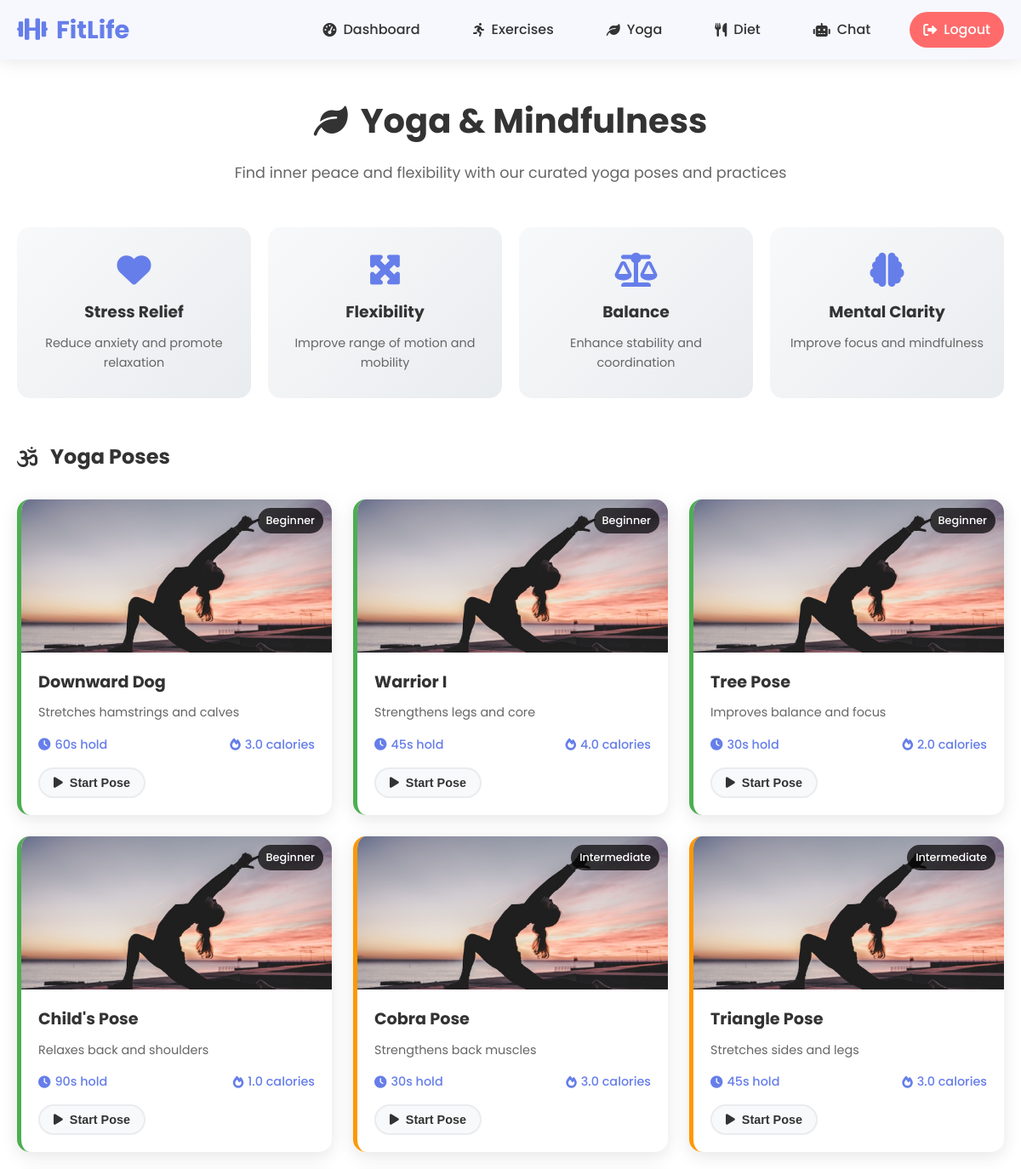
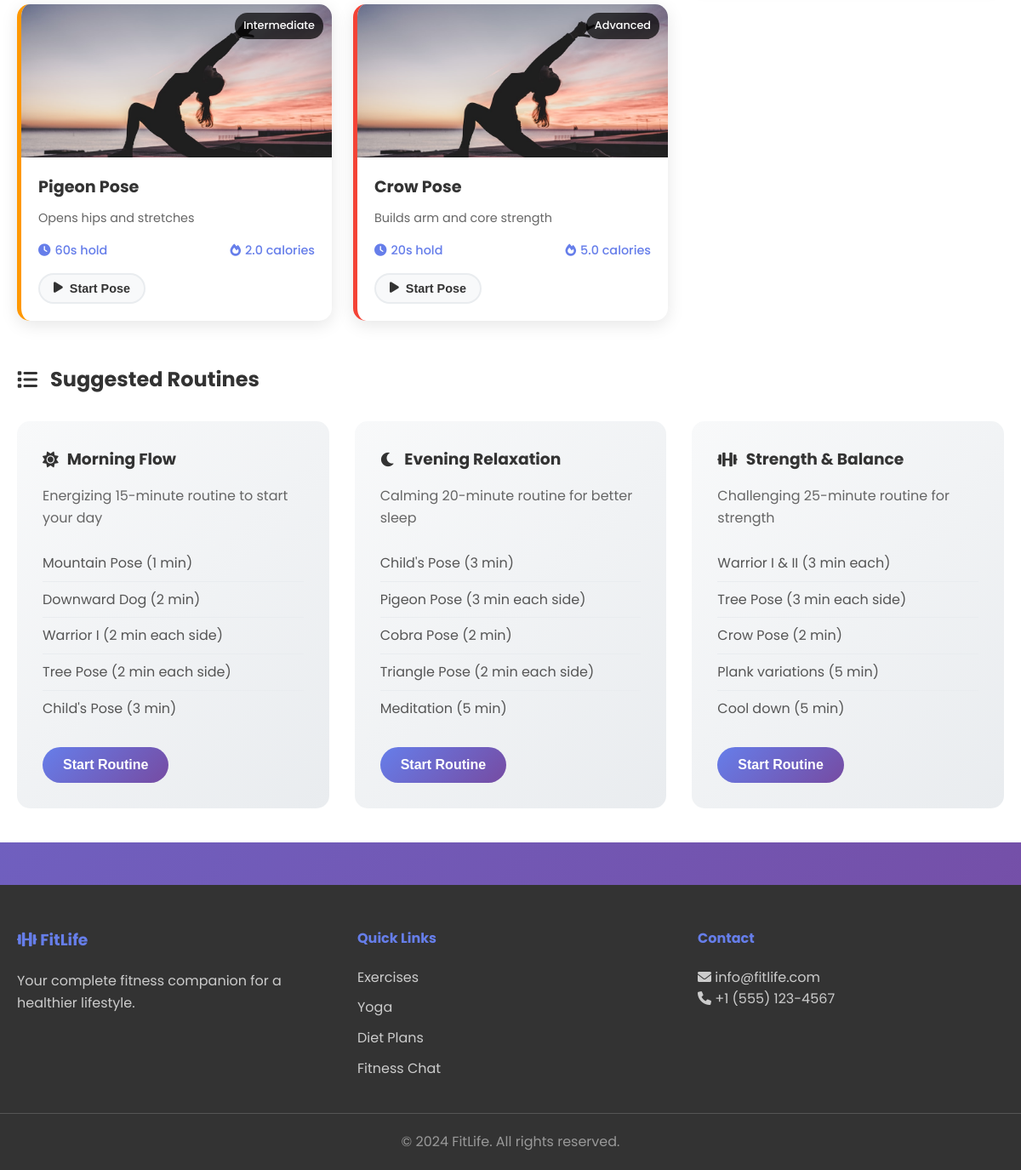
/yoga (signed in), run on the app's committed database (2 pictures, top to bottom).
### models.py (models this page shows)
class YogaPose(Base):
    __tablename__ = 'yoga_poses'
    id = Column(Integer, primary_key=True)
    name = Column(String(100), nullable=False)
    benefits = Column(Text)
    hold_time = Column(Integer)  # in seconds
    calories_burned = Column(Float)
    difficulty = Column(String(20))  # beginner, intermediate, advanced
    image_url = Column(String(200), default='yoga_placeholder.jpg')

### app.py (the view)
@app.route('/yoga')
def yoga():
  if 'user_id' not in session:
      return redirect(url_for('login'))
  db_session = get_db_session()
  yoga_poses = db_session.query(YogaPose).all()
  db_session.close()
  return render_template('yoga.html', yoga_poses=yoga_poses)

### app.py (called while the page is built)
def get_db_session():
  return Session()

### templates/yoga.html (shortened to what this page needs)
{% extends "base.html" %}
{% block content %}
<div class="yoga-container">
    <div class="page-header">
        <h1><i class="fas fa-leaf"></i> Yoga & Mindfulness</h1>
        <p>Find inner peace and flexibility with our curated yoga poses and practices</p>
    </div>
    <div class="yoga-benefits">
        <div class="benefit-card">
            <i class="fas fa-heart"></i>
            <h3>Stress Relief</h3>
            <p>Reduce anxiety and promote relaxation</p>
        </div>
        <div class="benefit-card">
            <i class="fas fa-expand-arrows-alt"></i>
            <h3>Flexibility</h3>
            <p>Improve range of motion and mobility</p>
        </div>
        <div class="benefit-card">
            <i class="fas fa-balance-scale"></i>
            <h3>Balance</h3>
            <p>Enhance stability and coordination</p>
        </div>
        <div class="benefit-card">
            <i class="fas fa-brain"></i>
            <h3>Mental Clarity</h3>
            <p>Improve focus and mindfulness</p>
        </div>
    </div>
    <div class="yoga-poses">
        <h2><i class="fas fa-om"></i> Yoga Poses</h2>
        <div class="poses-grid">
            {% for pose in yoga_poses %}
                <div class="pose-card difficulty-{{ pose.difficulty }}">
                    <div class="pose-image">
                        <img src="/static/images/{{ pose.image_url }}" alt="{{ pose.name }}" onerror="this.src='/static/images/yoga_placeholder.jpg'">
                        <div class="difficulty-badge">{{ pose.difficulty.title() }}</div>
                    </div>
                    <div class="pose-info">
                        <h3>{{ pose.name }}</h3>
                        <p class="pose-benefits">{{ pose.benefits }}</p>
                        <div class="pose-stats">
                            <div class="stat">
                                <i class="fas fa-clock"></i>
                                <span>{{ pose.hold_time }}s hold</span>
                            </div>
                            <div class="stat">
                                <i class="fas fa-fire"></i>
                                <span>{{ pose.calories_burned }} calories</span>
                            </div>
                        </div>
                        <button class="btn btn-secondary btn-small" onclick="startPoseTimer({{ pose.hold_time }}, '{{ pose.name }}')">
                            <i class="fas fa-play"></i> Start Pose
                        </button>
                    </div>
                </div>
            {% endfor %}
        </div>
    </div>
    <div class="yoga-routines">
        <h2><i class="fas fa-list"></i> Suggested Routines</h2>
        <div class="routines-grid">
            <div class="routine-card">
                <h3><i class="fas fa-sun"></i> Morning Flow</h3>
                <p>Energizing 15-minute routine to start your day</p>
                <ul>
                    <li>Mountain Pose (1 min)</li>
                    <li>Downward Dog (2 min)</li>
                    <li>Warrior I (2 min each side)</li>
                    <li>Tree Pose (2 min each side)</li>
                    <li>Child's Pose (3 min)</li>
                </ul>
                <button class="btn btn-primary">Start Routine</button>
            </div>
            <div class="routine-card">
                <h3><i class="fas fa-moon"></i> Evening Relaxation</h3>
                <p>Calming 20-minute routine for better sleep</p>
                <ul>
                    <li>Child's Pose (3 min)</li>
                    <li>Pigeon Pose (3 min each side)</li>
                    <li>Cobra Pose (2 min)</li>
                    <li>Triangle Pose (2 min each side)</li>
                    <li>Meditation (5 min)</li>
                </ul>
                <button class="btn btn-primary">Start Routine</button>
            </div>
            <div class="routine-card">
                <h3><i class="fas fa-dumbbell"></i> Strength & Balance</h3>
                <p>Challenging 25-minute routine for strength</p>
                <ul>
                    <li>Warrior I & II (3 min each)</li>
                    <li>Tree Pose (3 min each side)</li>
                    <li>Crow Pose (2 min)</li>
                    <li>Plank variations (5 min)</li>
                    <li>Cool down (5 min)</li>
                </ul>
                <button class="btn btn-primary">Start Routine</button>
            </div>
        </div>
    </div>
</div>
{% endblock %}

### static/css/style.css (style rules this page uses)
* { margin: 0; padding: 0; box-sizing: border-box; }
body { font-family: "Poppins", sans-serif; line-height: 1.6; color: #333; background: linear-gradient(135deg, #667eea 0%, #764ba2 100%); min-height: 100vh; }
.btn { display: inline-flex; align-items: center; gap: 8px; padding: 12px 24px; border: none; border-radius: 25px; font-weight: 600; text-decoration: none; cursor: pointer; transition: all 0.3s ease; font-size: 1rem; }
.btn-primary { background: linear-gradient(135deg, #667eea, #764ba2); color: white; }
.btn-secondary { background: #f8f9fa; color: #333; border: 2px solid #e9ecef; }
.btn-small { padding: 8px 16px; font-size: 0.9rem; }
.page-header { text-align: center; margin-bottom: 50px; }
.page-header h1 { font-size: 2.5rem; color: #333; margin-bottom: 15px; display: flex; align-items: center; justify-content: center; gap: 15px; }
.page-header p { color: #666; font-size: 1.1rem; }
.stat { display: flex; align-items: center; gap: 5px; color: #667eea; font-size: 0.9rem; font-weight: 500; }
.yoga-container { padding: 40px 20px; max-width: 1200px; margin: 0 auto; background: white; min-height: 90vh; }
.yoga-benefits { display: grid; grid-template-columns: repeat(auto-fit, minmax(200px, 1fr)); gap: 20px; margin-bottom: 50px; }
.benefit-card { text-align: center; padding: 30px 20px; background: linear-gradient(135deg, #f8f9fa, #e9ecef); border-radius: 15px; transition: all 0.3s ease; }
.benefit-card i { font-size: 2.5rem; color: #667eea; margin-bottom: 15px; }
.benefit-card h3 { color: #333; margin-bottom: 10px; }
.benefit-card p { color: #666; font-size: 0.9rem; }
.yoga-poses h2 { color: #333; margin-bottom: 30px; display: flex; align-items: center; gap: 15px; }
.poses-grid { display: grid; grid-template-columns: repeat(auto-fill, minmax(280px, 1fr)); gap: 25px; margin-bottom: 50px; }
.pose-card { background: white; border-radius: 15px; overflow: hidden; box-shadow: 0 5px 20px rgba(0, 0, 0, 0.1); transition: all 0.3s ease; border-left: 5px solid #667eea; }
.pose-card.difficulty-beginner { border-left-color: #4caf50; }
.pose-card.difficulty-intermediate { border-left-color: #ff9800; }
.pose-card.difficulty-advanced { border-left-color: #f44336; }
.pose-image { position: relative; height: 180px; overflow: hidden; }
.pose-image img { width: 100%; height: 100%; object-fit: cover; }
.difficulty-badge { position: absolute; top: 10px; right: 10px; background: rgba(0, 0, 0, 0.7); color: white; padding: 5px 10px; border-radius: 15px; font-size: 0.8rem; font-weight: 500; }
.pose-info { padding: 20px; }
.pose-info h3 { color: #333; margin-bottom: 10px; font-size: 1.2rem; }
.pose-benefits { color: #666; margin-bottom: 15px; line-height: 1.5; font-size: 0.9rem; }
.pose-stats { display: flex; justify-content: space-between; margin-bottom: 15px; }
.pose-stats .stat { display: flex; align-items: center; gap: 5px; color: #667eea; font-size: 0.9rem; }
.yoga-routines { margin-top: 50px; }
.yoga-routines h2 { color: #333; margin-bottom: 30px; display: flex; align-items: center; gap: 15px; }
.routines-grid { display: grid; grid-template-columns: repeat(auto-fit, minmax(300px, 1fr)); gap: 30px; }
.routine-card { background: linear-gradient(135deg, #f8f9fa, #e9ecef); padding: 30px; border-radius: 15px; transition: all 0.3s ease; }
.routine-card h3 { color: #333; margin-bottom: 15px; display: flex; align-items: center; gap: 10px; }
.routine-card p { color: #666; margin-bottom: 20px; }
.routine-card ul { list-style: none; margin-bottom: 25px; }
.routine-card li { padding: 8px 0; border-bottom: 1px solid #e9ecef; color: #555; }
.routine-card li:last-child { border-bottom: none; }

### data on the page
YogaPose: image_url (placeholder picture), difficulty "Beginner", name "Downward Dog", benefits "Stretches hamstrings and calves", hold_time "60", calories_burned "3.0"
YogaPose: image_url (placeholder picture), difficulty "Beginner", name "Warrior I", benefits "Strengthens legs and core", hold_time "45", calories_burned "4.0"
YogaPose: image_url (placeholder picture), difficulty "Beginner", name "Tree Pose", benefits "Improves balance and focus", hold_time "30", calories_burned "2.0"
YogaPose: image_url (placeholder picture), difficulty "Beginner", name "Child's Pose", benefits "Relaxes back and shoulders", hold_time "90", calories_burned "1.0"
YogaPose: image_url (placeholder picture), difficulty "Intermediate", name "Cobra Pose", benefits "Strengthens back muscles", hold_time "30", calories_burned "3.0"
YogaPose: image_url (placeholder picture), difficulty "Intermediate", name "Triangle Pose", benefits "Stretches sides and legs", hold_time "45", calories_burned "3.0"
YogaPose: image_url (placeholder picture), difficulty "Intermediate", name "Pigeon Pose", benefits "Opens hips and stretches", hold_time "60", calories_burned "2.0"
YogaPose: image_url (placeholder picture), difficulty "Advanced", name "Crow Pose", benefits "Builds arm and core strength", hold_time "20", calories_burned "5.0"
